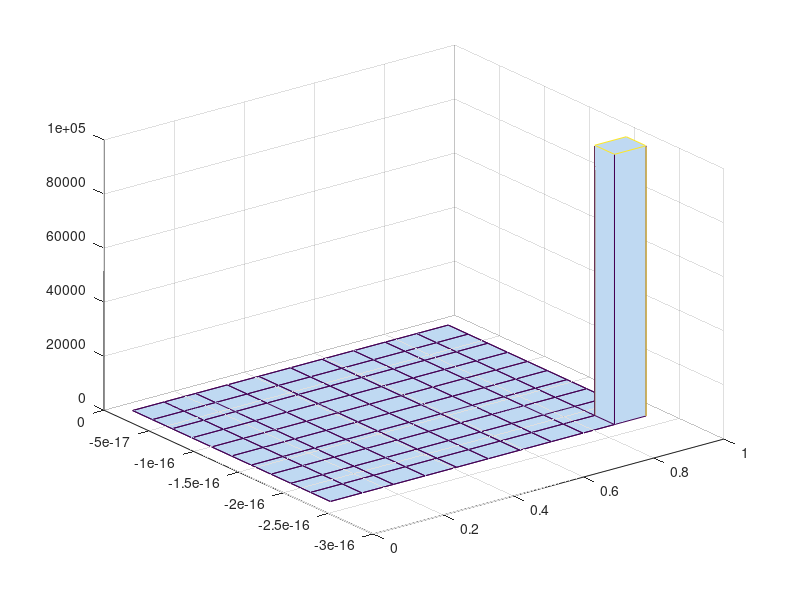

Recreate this plot in MATLAB.
clc;
clear;
close all;
hold on;
rotate3d on;
pkg load statistics;

N = 100000;
inside = 0;

% Starting coordinates
x = 0;
y = 0;

% Max distance
d = 0.05;

% "Rock" history
H = [];

for i = 1:N
  move_x = d * cos(2*pi);
  move_y = d * sin(2*pi);
  
  if ((abs(x + move_x) < 1) && (abs(y + move_y) < 1))
    % Update coordinates, since we're still inside the square
    x = x + move_x;
    y = y + move_y;
    
    % Check if we're inside the circle
    if ((x^2 + y^2) < 1)
      ++inside;
    endif
    
  else  
    % GOOD REJECTION - we put down an additional rock
    if ((x^2 + y^2) < 1)
      ++inside;
    endif
    
    % BAD REJECTION - we skip putting down a rock
    % Comment above to see the effect!
  endif
  
  H = [x, y; H];
   
end

printf("Estimation of Pi: %f.4\n", 4*inside/N);

hist3(H);
grid on;
view(3);